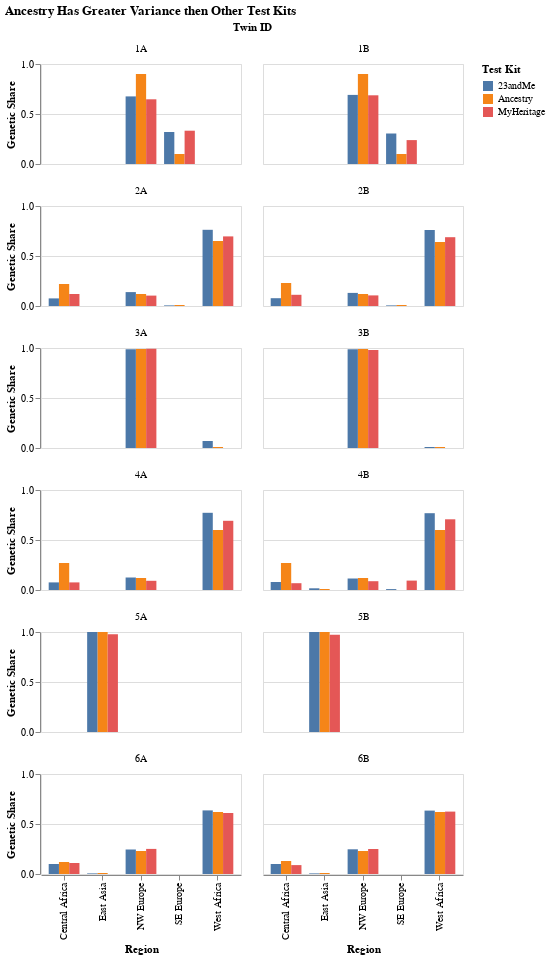

Here is the notebook cell this chart was saved with:
### Markdown cell above
Comparing Kits

### Code cell
chart = alt.Chart(twinData).mark_bar().encode(
    x=alt.X('region:N', title='Region'),
    y=alt.Y('genetic share:Q', title='Genetic Share'),
    color=alt.Color('kit:N', title='Test Kit'),
    xOffset='kit:N',
    tooltip=['twin', 'region', 'kit', 'genetic share']
).properties(
    width=200,
    height=100
).facet(
    facet=alt.Facet('twin:N', title='Twin ID'),
    columns=2 
).properties(
    title=alt.TitleParams("Ancestry Has Greater Variance then Other Test Kits")
)

chart

### Figure 1 — Vega-Lite specification as saved in the notebook (floating-point values rounded to 4 significant figures)
{"config": {"view": {"continuousWidth": 300, "continuousHeight": 300}}, "data": {"name": "data-d9664b3f38f6546e2a5b7833f81deddf"}, "facet": {"field": "twin", "title": "Twin ID", "type": "nominal"}, "spec": {"mark": {"type": "bar"}, "encoding": {"color": {"field": "kit", "title": "Test Kit", "type": "nominal"}, "tooltip": [{"field": "twin", "type": "nominal"}, {"field": "region", "type": "nominal"}, {"field": "kit", "type": "nominal"}, {"field": "genetic share", "type": "quantitative"}], "x": {"field": "region", "title": "Region", "type": "nominal"}, "xOffset": {"field": "kit", "type": "nominal"}, "y": {"field": "genetic share", "title": "Genetic Share", "type": "quantitative"}}, "height": 100, "width": 200}, "columns": 2, "title": {"text": "Ancestry Has Greater Variance then Other Test Kits"}, "$schema": "https://vega.github.io/schema/vega-lite/v5.16.3.json", "datasets": {"data-d9664b3f38f6546e2a5b7833f81deddf": [{"twin": "1A", "pair": 1, "id": "A", "region": "NW Europe", "kit": "Ancestry", "genetic share": 0.9}, {"twin": "1A", "pair": 1, "id": "A", "region": "NW Europe", "kit": "23andMe", "genetic share": 0.676}, {"twin": "1A", "pair": 1, "id": "A", "region": "NW Europe", "kit": "MyHeritage", "genetic share": 0.647}, {"twin": "1A", "pair": 1, "id": "A", "region": "SE Europe", "kit": "Ancestry", "genetic share": 0.1}, {"twin": "1A", "pair": 1, "id": "A", "region": "SE Europe", "kit": "23andMe", "genetic share": 0.32}, {"twin": "1A", "pair": 1, "id": "A", "region": "SE Europe", "kit": "MyHeritage", "genetic share": 0.333}, {"twin": "1B", "pair": 1, "id": "B", "region": "NW Europe", "kit": "Ancestry", "genetic share": 0.9}, {"twin": "1B", "pair": 1, "id": "B", "region": "NW Europe", "kit": "23andMe", "genetic share": 0.691}, {"twin": "1B", "pair": 1, "id": "B", "region": "NW Europe", "kit": "MyHeritage", "genetic share": 0.687}, {"twin": "1B", "pair": 1, "id": "B", "region": "SE Europe", "kit": "Ancestry", "genetic share": 0.1}, {"twin": "1B", "pair": 1, "id": "B", "region": "SE Europe", "kit": "23andMe", "genetic share": 0.305}, {"twin": "1B", "pair": 1, "id": "B", "region": "SE Europe", "kit": "MyHeritage", "genetic share": 0.239}, {"twin": "2A", "pair": 2, "id": "A", "region": "West Africa", "kit": "Ancestry", "genetic share": 0.65}, {"twin": "2A", "pair": 2, "id": "A", "region": "West Africa", "kit": "23andMe", "genetic share": 0.762}, {"twin": "2A", "pair": 2, "id": "A", "region": "West Africa", "kit": "MyHeritage", "genetic share": 0.696}, {"twin": "2A", "pair": 2, "id": "A", "region": "Central Africa", "kit": "Ancestry", "genetic share": 0.22}, {"twin": "2A", "pair": 2, "id": "A", "region": "Central Africa", "kit": "23andMe", "genetic share": 0.076}, {"twin": "2A", "pair": 2, "id": "A", "region": "Central Africa", "kit": "MyHeritage", "genetic share": 0.12}, {"twin": "2A", "pair": 2, "id": "A", "region": "NW Europe", "kit": "Ancestry", "genetic share": 0.12}, {"twin": "2A", "pair": 2, "id": "A", "region": "NW Europe", "kit": "23andMe", "genetic share": 0.139}, {"twin": "2A", "pair": 2, "id": "A", "region": "NW Europe", "kit": "MyHeritage", "genetic share": 0.104}, {"twin": "2A", "pair": 2, "id": "A", "region": "SE Europe", "kit": "Ancestry", "genetic share": 0.01}, {"twin": "2A", "pair": 2, "id": "A", "region": "SE Europe", "kit": "23andMe", "genetic share": 0.006}, {"twin": "2A", "pair": 2, "id": "A", "region": "SE Europe", "kit": "MyHeritage", "genetic share": 0.0}, {"twin": "2B", "pair": 2, "id": "B", "region": "West Africa", "kit": "Ancestry", "genetic share": 0.64}, {"twin": "2B", "pair": 2, "id": "B", "region": "West Africa", "kit": "23andMe", "genetic share": 0.76}, {"twin": "2B", "pair": 2, "id": "B", "region": "West Africa", "kit": "MyHeritage", "genetic share": 0.688}, {"twin": "2B", "pair": 2, "id": "B", "region": "Central Africa", "kit": "Ancestry", "genetic share": 0.23}, {"twin": "2B", "pair": 2, "id": "B", "region": "Central Africa", "kit": "23andMe", "genetic share": 0.078}, {"twin": "2B", "pair": 2, "id": "B", "region": "Central Africa", "kit": "MyHeritage", "genetic share": 0.112}, {"twin": "2B", "pair": 2, "id": "B", "region": "NW Europe", "kit": "Ancestry", "genetic share": 0.12}, {"twin": "2B", "pair": 2, "id": "B", "region": "NW Europe", "kit": "23andMe", "genetic share": 0.131}, {"twin": "2B", "pair": 2, "id": "B", "region": "NW Europe", "kit": "MyHeritage", "genetic share": 0.106}, {"twin": "2B", "pair": 2, "id": "B", "region": "SE Europe", "kit": "Ancestry", "genetic share": 0.01}, {"twin": "2B", "pair": 2, "id": "B", "region": "SE Europe", "kit": "23andMe", "genetic share": 0.006}, {"twin": "2B", "pair": 2, "id": "B", "region": "SE Europe", "kit": "MyHeritage", "genetic share": 0.0}, {"twin": "3A", "pair": 3, "id": "A", "region": "NW Europe", "kit": "Ancestry", "genetic share": 0.99}, {"twin": "3A", "pair": 3, "id": "A", "region": "NW Europe", "kit": "23andMe", "genetic share": 0.987}, {"twin": "3A", "pair": 3, "id": "A", "region": "NW Europe", "kit": "MyHeritage", "genetic share": 0.992}, {"twin": "3A", "pair": 3, "id": "A", "region": "West Africa", "kit": "Ancestry", "genetic share": 0.01}, {"twin": "3A", "pair": 3, "id": "A", "region": "West Africa", "kit": "23andMe", "genetic share": 0.07}, {"twin": "3A", "pair": 3, "id": "A", "region": "West Africa", "kit": "MyHeritage", "genetic share": 0.0}, {"twin": "3B", "pair": 3, "id": "B", "region": "NW Europe", "kit": "Ancestry", "genetic share": 0.99}, {"twin": "3B", "pair": 3, "id": "B", "region": "NW Europe", "kit": "23andMe", "genetic share": 0.987}, {"twin": "3B", "pair": 3, "id": "B", "region": "NW Europe", "kit": "MyHeritage", "genetic share": 0.981}, {"twin": "3B", "pair": 3, "id": "B", "region": "West Africa", "kit": "Ancestry", "genetic share": 0.01}, {"twin": "3B", "pair": 3, "id": "B", "region": "West Africa", "kit": "23andMe", "genetic share": 0.01}, {"twin": "3B", "pair": 3, "id": "B", "region": "West Africa", "kit": "MyHeritage", "genetic share": 0.0}, {"twin": "4A", "pair": 4, "id": "A", "region": "West Africa", "kit": "Ancestry", "genetic share": 0.6}, {"twin": "4A", "pair": 4, "id": "A", "region": "West Africa", "kit": "23andMe", "genetic share": 0.772}, {"twin": "4A", "pair": 4, "id": "A", "region": "West Africa", "kit": "MyHeritage", "genetic share": 0.692}, {"twin": "4A", "pair": 4, "id": "A", "region": "Central Africa", "kit": "Ancestry", "genetic share": 0.27}, {"twin": "4A", "pair": 4, "id": "A", "region": "Central Africa", "kit": "23andMe", "genetic share": 0.076}, {"twin": "4A", "pair": 4, "id": "A", "region": "Central Africa", "kit": "MyHeritage", "genetic share": 0.076}, {"twin": "4A", "pair": 4, "id": "A", "region": "NW Europe", "kit": "Ancestry", "genetic share": 0.12}, {"twin": "4A", "pair": 4, "id": "A", "region": "NW Europe", "kit": "23andMe", "genetic share": 0.125}, {"twin": "4A", "pair": 4, "id": "A", "region": "NW Europe", "kit": "MyHeritage", "genetic share": 0.092}, {"twin": "4B", "pair": 4, "id": "B", "region": "West Africa", "kit": "Ancestry", "genetic share": 0.6}, {"twin": "4B", "pair": 4, "id": "B", "region": "West Africa", "kit": "23andMe", "genetic share": 0.768}, {"twin": "4B", "pair": 4, "id": "B", "region": "West Africa", "kit": "MyHeritage", "genetic share": 0.707}, {"twin": "4B", "pair": 4, "id": "B", "region": "Central Africa", "kit": "Ancestry", "genetic share": 0.27}, {"twin": "4B", "pair": 4, "id": "B", "region": "Central Africa", "kit": "23andMe", "genetic share": 0.08}, {"twin": "4B", "pair": 4, "id": "B", "region": "Central Africa", "kit": "MyHeritage", "genetic share": 0.068}, {"twin": "4B", "pair": 4, "id": "B", "region": "NW Europe", "kit": "Ancestry", "genetic share": 0.12}, {"twin": "4B", "pair": 4, "id": "B", "region": "NW Europe", "kit": "23andMe", "genetic share": 0.115}, {"twin": "4B", "pair": 4, "id": "B", "region": "NW Europe", "kit": "MyHeritage", "genetic share": 0.088}, {"twin": "4B", "pair": 4, "id": "B", "region": "East Asia", "kit": "Ancestry", "genetic share": 0.01}, {"twin": "4B", "pair": 4, "id": "B", "region": "East Asia", "kit": "23andMe", "genetic share": 0.017}, {"twin": "4B", "pair": 4, "id": "B", "region": "East Asia", "kit": "MyHeritage", "genetic share": 0.0}, {"twin": "4B", "pair": 4, "id": "B", "region": "SE Europe", "kit": "Ancestry", "genetic share": 0.0}, {"twin": "4B", "pair": 4, "id": "B", "region": "SE Europe", "kit": "23andMe", "genetic share": 0.009}, {"twin": "4B", "pair": 4, "id": "B", "region": "SE Europe", "kit": "MyHeritage", "genetic share": 0.094}, {"twin": "5A", "pair": 5, "id": "A", "region": "East Asia", "kit": "Ancestry", "genetic share": 1.0}, {"twin": "5A", "pair": 5, "id": "A", "region": "East Asia", "kit": "23andMe", "genetic share": 1.0}, {"twin": "5A", "pair": 5, "id": "A", "region": "East Asia", "kit": "MyHeritage", "genetic share": 0.978}, {"twin": "5B", "pair": 5, "id": "B", "region": "East Asia", "kit": "Ancestry", "genetic share": 1.0}, {"twin": "5B", "pair": 5, "id": "B", "region": "East Asia", "kit": "23andMe", "genetic share": 1.0}, {"twin": "5B", "pair": 5, "id": "B", "region": "East Asia", "kit": "MyHeritage", "genetic share": 0.973}, {"twin": "6A", "pair": 6, "id": "A", "region": "West Africa", "kit": "Ancestry", "genetic share": 0.62}, {"twin": "6A", "pair": 6, "id": "A", "region": "West Africa", "kit": "23andMe", "genetic share": 0.636}, {"twin": "6A", "pair": 6, "id": "A", "region": "West Africa", "kit": "MyHeritage", "genetic share": 0.61}, {"twin": "6A", "pair": 6, "id": "A", "region": "NW Europe", "kit": "Ancestry", "genetic share": 0.23}, {"twin": "6A", "pair": 6, "id": "A", "region": "NW Europe", "kit": "23andMe", "genetic share": 0.245}, {"twin": "6A", "pair": 6, "id": "A", "region": "NW Europe", "kit": "MyHeritage", "genetic share": 0.251}, {"twin": "6A", "pair": 6, "id": "A", "region": "Central Africa", "kit": "Ancestry", "genetic share": 0.12}, {"twin": "6A", "pair": 6, "id": "A", "region": "Central Africa", "kit": "23andMe", "genetic share": 0.1}, {"twin": "6A", "pair": 6, "id": "A", "region": "Central Africa", "kit": "MyHeritage", "genetic share": 0.11}, {"twin": "6A", "pair": 6, "id": "A", "region": "East Asia", "kit": "Ancestry", "genetic share": 0.01}, {"twin": "6A", "pair": 6, "id": "A", "region": "East Asia", "kit": "23andMe", "genetic share": 0.006}, {"twin": "6A", "pair": 6, "id": "A", "region": "East Asia", "kit": "MyHeritage", "genetic share": 0.0}, {"twin": "6B", "pair": 6, "id": "B", "region": "West Africa", "kit": "Ancestry", "genetic share": 0.62}, {"twin": "6B", "pair": 6, "id": "B", "region": "West Africa", "kit": "23andMe", "genetic share": 0.634}, {"twin": "6B", "pair": 6, "id": "B", "region": "West Africa", "kit": "MyHeritage", "genetic share": 0.624}, {"twin": "6B", "pair": 6, "id": "B", "region": "NW Europe", "kit": "Ancestry", "genetic share": 0.23}, {"twin": "6B", "pair": 6, "id": "B", "region": "NW Europe", "kit": "23andMe", "genetic share": 0.247}, {"twin": "6B", "pair": 6, "id": "B", "region": "NW Europe", "kit": "MyHeritage", "genetic share": 0.25}, {"twin": "6B", "pair": 6, "id": "B", "region": "Central Africa", "kit": "Ancestry", "genetic share": 0.13}, {"twin": "6B", "pair": 6, "id": "B", "region": "Central Africa", "kit": "23andMe", "genetic share": 0.1}, {"twin": "6B", "pair": 6, "id": "B", "region": "Central Africa", "kit": "MyHeritage", "genetic share": 0.089}, {"twin": "6B", "pair": 6, "id": "B", "region": "East Asia", "kit": "Ancestry", "genetic share": 0.01}, {"twin": "6B", "pair": 6, "id": "B", "region": "East Asia", "kit": "23andMe", "genetic share": 0.006}, {"twin": "6B", "pair": 6, "id": "B", "region": "East Asia", "kit": "MyHeritage", "genetic share": 0.0}]}}
